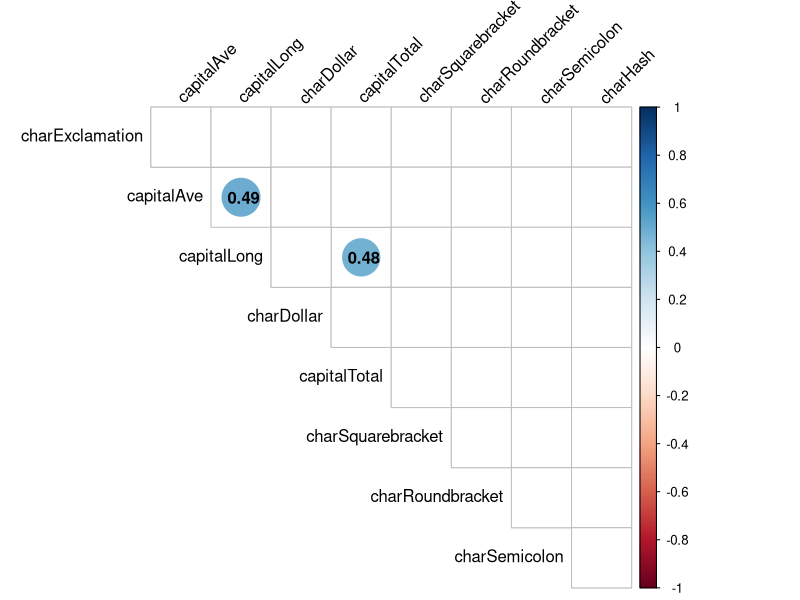
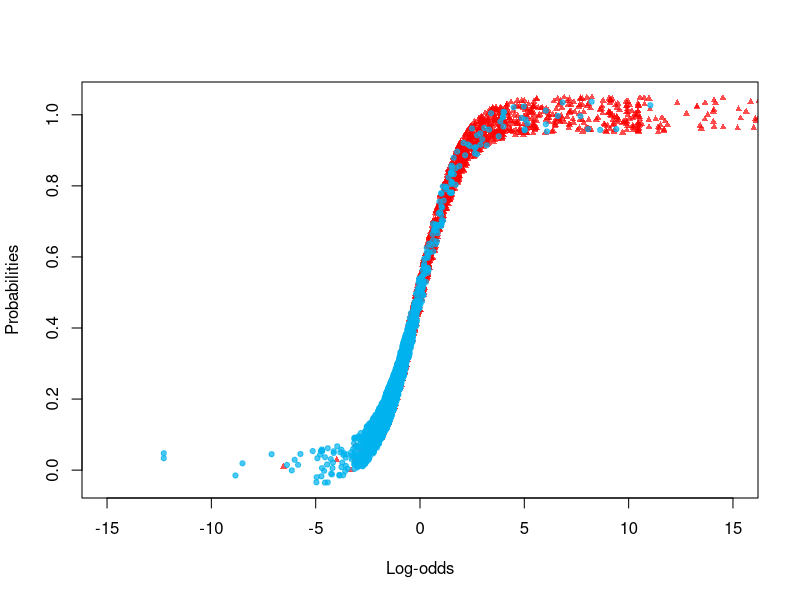
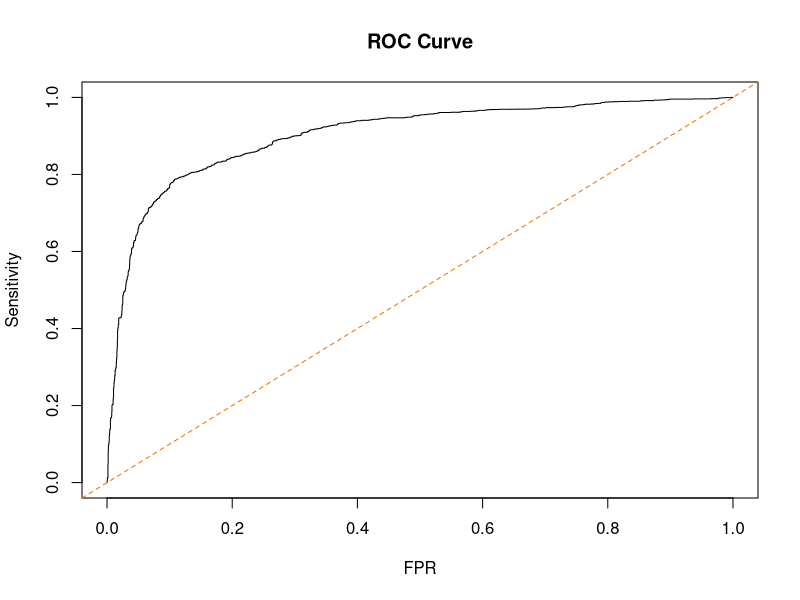
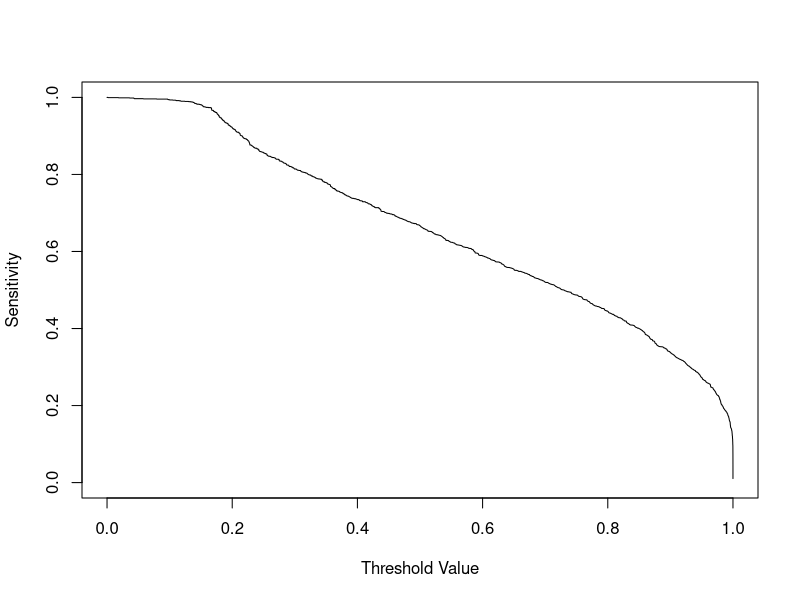
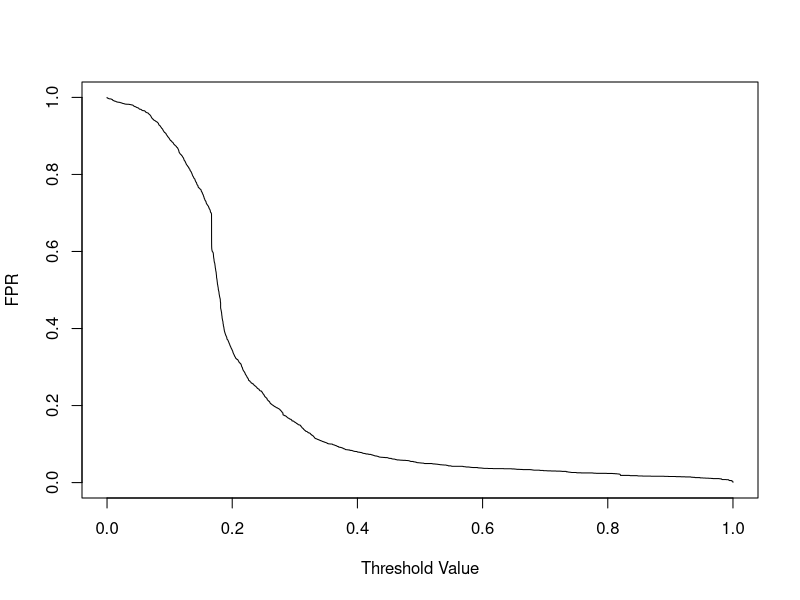
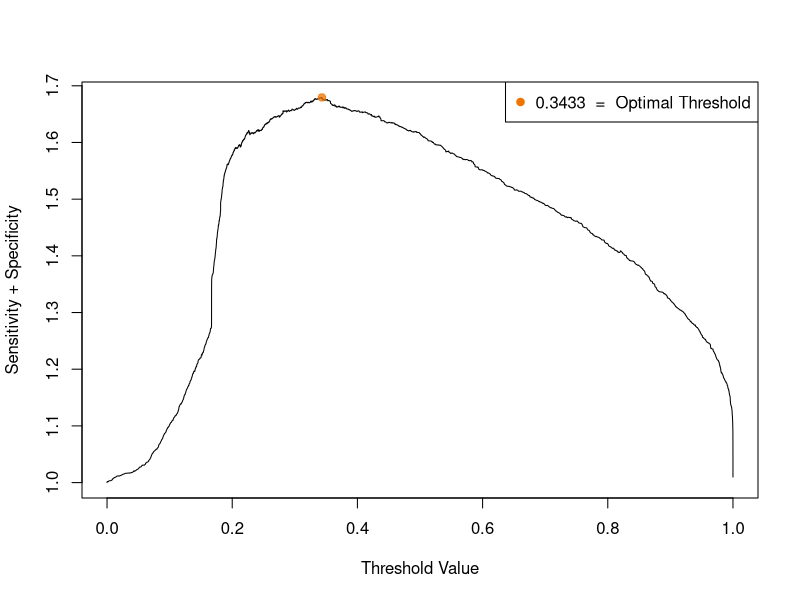

R code for these plots, in order:
library(kernlab)
library(dplyr)
options(scipen = 999)

data(spam)
head(spam)

# select predictor variables related to characters
spam <- select(spam, -c(1:48))
summary(spam)

# correlation between numerical features
library(corrplot)
num_vars_mat <- cor(select(spam, -c(type)))
pval_matrix <- cor.mtest(num_vars_mat)$p
par(mfrow = c(1,1))
corrplot(num_vars_mat, type="upper", order="hclust",
         # Add coefficient of correlation
         addCoef.col = "black", 
         #Text label color and rotation
         tl.col="black", tl.srt=45, 
         # Combine with significance level 0.1
         p.mat = pval_matrix, sig.level = 0.1, insig = "blank", 
         # hide correlation coefficient on the principal diagonal
         diag=FALSE)

head(spam)

# Fit a logistic regression model to the data
full_model <- glm(type ~ ., data = spam, family = "binomial") 
full_mod_summary <- summary(full_model)
full_mod_summary

# Visualise distribution of classes among sigmoid function
log_odds <- predict(full_model) 
actual_probs <- predict(full_model, type = "response")
head(actual_probs)

symb <- c(19, 17) 
col <- c("deepskyblue2", "red")
plot(log_odds, jitter(actual_probs, amount = 0.05), 
     pch = symb[spam$type], 
     col = adjustcolor(col[spam$type], 0.7), 
     cex = 0.7, xlim=c(-15,15),
     xlab = "Log-odds", ylab = "Probabilities")

# Does charDollar and charExclamation significantly affect probability of email being spam?
 # Yes, because they have significant p-values in our model summary 
 # (both are < 2x10^-16 which is basically zero)

# Take model coefficients and convert using inverse link function
mod_coeffs1 <- data.frame(coef(full_model))
mod_coeffs_odds <- exp(mod_coeffs1)

# What could be the inferential problems related to these two variables?
 # These variables are only examined relative to the other covariates. We can't accurately
 # infer the true relationship between each of these and the response variable.
 # It is purely a correlation apporach not necessarily causation.

# Extract the odds effect for these two variables
Dollar_odds_effect <- mod_coeffs_odds[6,]
Exclamation_odds_effect <- mod_coeffs_odds[5,]

# Extract model coefficients and standard errors
mod_coeffs <- coef(full_model)
stand_errors <- full_mod_summary$coef[,2]

# Create 95% coefficients confidence intervals
coef_LowBound <- mod_coeffs - 1.96 * stand_errors 
coef_UppBound <- mod_coeffs + 1.96 * stand_errors

ci <- cbind(lower_bound = coef_LowBound, coef_estimate = mod_coeffs , upper_bound = coef_UppBound) 
mod_odds_bounds <- exp(ci)
dollar_exclaim_ci <- mod_odds_bounds[5:6,]

# Create table for report
library(xtable)
print.xtable(xtable(dollar_exclaim_ci), file = "./dollar_exclaim.txt")

# Evaluate the general classification accuracy of the model using ROC curve 
library(ROCR)
probs <- fitted(full_model)
predObj <- prediction(probs, spam$type)

performance <- performance(predObj, "tpr", "fpr") 
plot(performance, main = "ROC Curve", 
     ylab = "Sensitivity", xlab = "FPR") 
abline(0, 1, col = "darkorange2", lty = 2) 

auc <- performance(predObj, "auc") 
auc@y.values

# Calculate an optimal threshold τ for prediction.
sensitivity <- performance(predObj, "sens") 
specificity <- performance(predObj, "spec")

tau <- sensitivity@x.values[[1]] 
sens_Spec <- sensitivity@y.values[[1]] + specificity@y.values[[1]] 
best <- which.max(sens_Spec) 

plot(tau, sensitivity@y.values[[1]], type = "l",
     xlab = "Threshold Value", ylab = "Sensitivity")

plot(tau, 1 - specificity@y.values[[1]], type = "l",
     xlab = "Threshold Value", ylab = "FPR")

best_tau = round(tau[best], 4)
best_tau

plot(tau, sens_Spec, type = "l",
     xlab = "Threshold Value", ylab = "Sensitivity + Specificity")
legend("topright", legend = "0.3433  =  Optimal Threshold", 
       col = "darkorange2", pch = 19) 
points(tau[best], sens_Spec[best], pch = 19, 
       col = adjustcolor("darkorange2", .75))

# Evaluate this optimal tau value
library(caret)
tau_chosen = 0.3433
pred <- ifelse(probs > tau_chosen, "spam", "nonspam")
conf_matrix <- table(spam$type, pred)
best_tpr <- round(sensitivity(conf_matrix), 2)
best_fpr <- 1 - round(specificity(conf_matrix), 2)

metrics <- cbind.data.frame(tau_chosen, best_tpr, best_fpr)
metrics <- rename(metrics, "Sensitivity" = best_tpr)
metrics <- rename(metrics, "FPR" = best_fpr)
metrics <- rename(metrics, "Threshold" = tau_chosen)
print.xtable(xtable(metrics), file = "./best_tau.txt")

tau_chosen2 = 0.52
pred2 <- ifelse(probs > tau_chosen2, "spam", "nonspam")
conf_matrix2 <- table(spam$type, pred2)
conf_matrix2
best_fpr2 <- 1-specificity(conf_matrix2)
best_tpr2 <- sensitivity(conf_matrix2)

metrics_2 <- cbind.data.frame(tau_chosen2, best_tpr2, best_fpr2)
metrics_2 <- rename(metrics_2, "Sensitivity" = best_tpr2)
metrics_2 <- rename(metrics_2, "FPR" = best_fpr2)
metrics_2 <- rename(metrics_2, "Threshold" = tau_chosen2)
print.xtable(xtable(metrics_2), file = "./10fpr_tau.txt")
